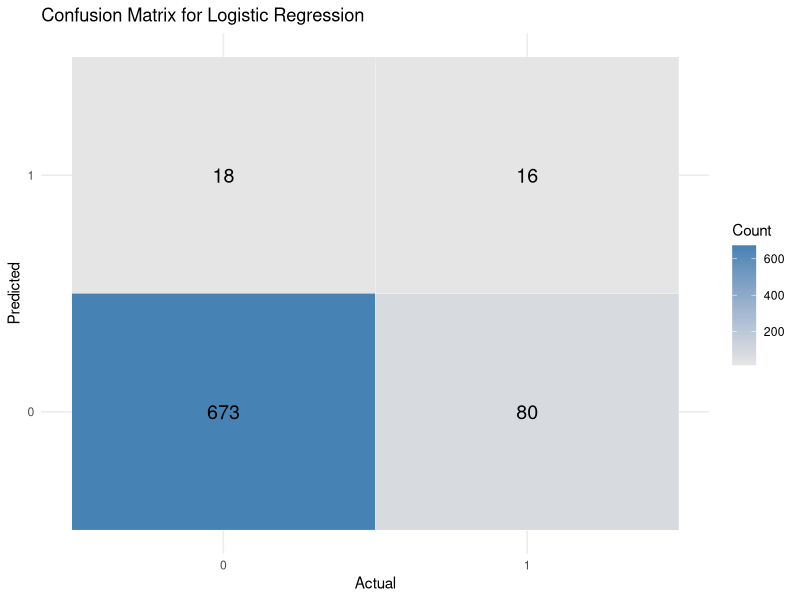

Write the R code that produced this figure.
## ---- chunk 1
library(openxlsx)
library(randomForest)
library(caret)
library(ggplot2)
library(broom)
## ---- chunk 2
df <- read.xlsx("final_merged_generalised_dataset2.xlsx")
head(df)
## ---- chunk 3
colSums(is.na(df))
## ---- chunk 4
prop_longcov <- mean(df$longcov == 1, na.rm = TRUE)

# Calculate proportions AFTER REMOVING missing FINAL_WGHT and HSLEEPPP
prop_longcov_no_missing_weight <- mean(df$longcov[!is.na(df$FINAL_WGHT)] == 1, na.rm = TRUE)
prop_longcov_no_missing_sleep_pre <- mean(df$longcov[!is.na(df$HSLEEPPP_pre)] == 1, na.rm = TRUE)
prop_longcov_no_missing_sleep_post <- mean(df$longcov[!is.na(df$HSLEEPSP_post)] == 1, na.rm = TRUE)
prop_longcov_no_missing_HH <- mean(df$longcov[!is.na(df$HHNUM)] == 1, na.rm = TRUE)
prop_longcov_no_missing_excise_pre <- mean(df$longcov[!is.na(df$EXCISEPP_pre)] == 1, na.rm = TRUE)
prop_longcov_no_missing_excise_post <- mean(df$longcov[!is.na(df$EXCISESP_post)] == 1, na.rm = TRUE)
prop_longcov_no_missing_fruit_pre <- mean(df$longcov[!is.na(df$FRTVEGPP_pre)] == 1, na.rm = TRUE)
prop_longcov_no_missing_fruit_post <- mean(df$longcov[!is.na(df$FRTVEGSP_post)] == 1, na.rm = TRUE)

plot_data <- data.frame(
  Group = c(
    "Entire Sample",
    "Complete FINAL_WGHT",
    "Complete HSLEEPPP_pre",
    "Complete HSLEEPSP_post",
    "Complete HHNUM",
    "Complete EXCISEPP_pre",
    "Complete EXCISESP_post",
    "Complete FRTVEGPP_pre",
    "Complete FRTVEGSP_post"
  ),
  Proportion = c(
    prop_longcov,
    prop_longcov_no_missing_weight,
    prop_longcov_no_missing_sleep_pre,
    prop_longcov_no_missing_sleep_post,
    prop_longcov_no_missing_HH,
    prop_longcov_no_missing_excise_pre,
    prop_longcov_no_missing_excise_post,
    prop_longcov_no_missing_fruit_pre,
    prop_longcov_no_missing_fruit_post
  )
)

plot_data
## ---- chunk 5
# remove predictors containing COVIDSYMPT, FATGRID, TIREDGRID, AND COVNEWILT
df <- df[ , !grepl("COVIDSYMPT", names(df))]
df <- df[ , !grepl("FATGRID", names(df))]
df <- df[ , !grepl("TIREDGRID", names(df))]
df <- df[ , !grepl("COVNEWILT", names(df))]

# remove predictors with too many missing values
df <- df[, !(names(df) %in% "ID")]
df <- df[, !(names(df) %in% "RELSAT")]
df <- df[, !(names(df) %in% "GROWB2_post")]
df <- df[, !(names(df) %in% "CW3_GROWB2")]
df <- df[, !(names(df) %in% "FINAL_WGHT")]
df <- df[, !(names(df) %in% "HSLEEPPP_pre")]
df <- df[, !(names(df) %in% "HSLEEPSP_post")]
df <- df[, !(names(df) %in% "WRKHOURSB_pre")]
df <- df[, !(names(df) %in% "WRKHOURSD_post")]

# remove predictors related to COVID symptoms
df <- df[, !(names(df) %in% "CW3_COVID19")]
df <- df[, !(names(df) %in% "CW3_COVID19POS")]
df <- df[, !(names(df) %in% "CW3_MEMORY")]
df <- df[, !(names(df) %in% "CW3_SKIN")]
df <- df[, !(names(df) %in% "CW3_SHORTB")]
df <- df[, !(names(df) %in% "CW3_PALP")]
df <- df[, !(names(df) %in% "CW3_ACTIVITY")]

colSums(is.na(df))
## ---- chunk 6
lapply(df, unique)
## ---- chunk 7
# set missing values for number of cigarettes as 0
df$NUMCIGSPP_pre[is.na(df$NUMCIGSPP_pre)] <- 0
df$NUMCIGSSP_post[is.na(df$NUMCIGSSP_post)] <- 0

# convert variables into factor
df$CW3_COHORT <- factor(df$CW3_COHORT)
df$PSEX <- factor(df$PSEX)
df$CW3_COVID_HOSPAD <- factor(df$CW3_COVID_HOSPAD)
df$longcov <- factor(df$longcov)

# convert NA to a missing level
vars_to_convert <- c("CW3_COVNEWILL", "CW3_BEENVAC", "GHQ", "PMED", "CW3_ECONACTIVITYB2", "GHQPRECOVID_pre", "LLI_17_pre", "OUTDOORS_4_pre", "FINANCIALMANB_pre", "ECONACTIVITYB_pre", "SMOKING_pre", "VAPE_pre", "ALDRPP_pre", "FINANCIALMAND_post", "ECONACTIVITYD_post", "VAPESP_post", "ALDRSP_post", "SATN_post", "MHNOW_post")

for (var in vars_to_convert) {
  df[[var]] <- factor(df[[var]], exclude = NULL)
  levels(df[[var]])[is.na(levels(df[[var]]))] <- "Missing"
}

# check unique values
lapply(df, unique)
## ---- chunk 8
df_complete <- df[complete.cases(df), ]

dim(df_complete)
colSums(is.na(df_complete))
## ---- chunk 9
set.seed(38036)
train_idx <- sample(seq_len(nrow(df_complete)), size = 0.7 * nrow(df_complete))
train_data <- df_complete[train_idx, ]
test_data <- df_complete[-train_idx, ]
## ---- chunk 10
log_mod <- glm(longcov ~ . , data = train_data, family = binomial)

summary(log_mod)
## ---- chunk 11
# align factor variables for train and test data
factor_vars <- names(train_data)[sapply(train_data, is.factor)]

for (var in factor_vars) {
  train_data[[var]] <- factor(as.character(train_data[[var]]))
  test_data[[var]] <- factor(as.character(test_data[[var]]), levels = levels(train_data[[var]]))
}

# remove missing values in the test data
test_data_clean <- test_data[complete.cases(test_data[,]), ]

# calculate train and test probabilities
train_probs <- predict(log_mod, type = "response")
test_probs <- predict(log_mod, newdata = test_data_clean, type = "response")

train_pred <- ifelse(train_probs > 0.5, 1, 0)
test_pred <- ifelse(test_probs > 0.5, 1, 0)

train_accuracy <- mean(train_pred == train_data$longcov)
test_accuracy <- mean(test_pred == test_data_clean$longcov)

cat("Logistic regression training accuracy:", round(train_accuracy, 3), "\n")
cat("Logistic regression test accuracy:", round(test_accuracy, 3), "\n")
## ---- chunk 12
cm <- table(Predicted = test_pred, Actual = test_data_clean$longcov)
cm_df <- as.data.frame(cm)

ggplot(cm_df, aes(x = Actual, y = Predicted, fill = Freq)) +
  geom_tile(color = "white") +
  geom_text(aes(label = Freq), vjust = 0.5, size = 5) +
  scale_fill_gradient(low = "grey90", high = "steelblue") +
  labs(
    title = "Confusion Matrix for Logistic Regression",
    x = "Actual",
    y = "Predicted",
    fill = "Count"
  ) +
  theme_minimal()
## ---- chunk 13
missing_counts <- colSums(is.na(df))
missing_df <- data.frame(
  Variable = names(missing_counts),
  Missing_Count = as.numeric(missing_counts)
)

print(missing_df)

write.csv(missing_df, "missing_values_summary.csv", row.names = FALSE)
## ---- chunk 14
tidy_output <- tidy(log_mod)
print(tidy_output)

# round to 3 decimal places
tidy_output_rounded <- tidy_output
tidy_output_rounded$estimate <- round(tidy_output$estimate, 3)
tidy_output_rounded$std.error <- round(tidy_output$std.error, 3)
tidy_output_rounded$statistic <- round(tidy_output$statistic, 3)
tidy_output_rounded$p.value <- round(tidy_output$p.value, 3)

# export to CSV
write.csv(tidy_output_rounded, "logistic_regression_output.csv", row.names = FALSE)
